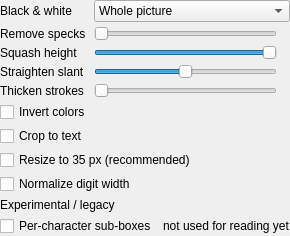
                    <widget class="QFrame" name="frame_imageCleanup">
                     <property name="frameShape">
                      <enum>QFrame::NoFrame</enum>
                     </property>
                     <layout class="QFormLayout" name="formLayout_imageCleanup">
                      <property name="rowWrapPolicy">
                       <enum>QFormLayout::WrapLongRows</enum>
                      </property>
                      <property name="fieldGrowthPolicy">
                       <enum>QFormLayout::AllNonFixedFieldsGrow</enum>
                      </property>
                      <property name="horizontalSpacing">
                       <number>8</number>
                      </property>
                      <property name="verticalSpacing">
                       <number>4</number>
                      </property>
                      <property name="leftMargin">
                       <number>0</number>
                      </property>
                      <property name="topMargin">
                       <number>0</number>
                      </property>
                      <property name="rightMargin">
                       <number>0</number>
                      </property>
                      <property name="bottomMargin">
                       <number>0</number>
                      </property>
                      <item row="0" column="0">
                       <widget class="QLabel" name="label_binarizationMethod">
                        <property name="toolTip">
                         <string>How the box is turned into black and white before OCR. Formerly “Binarize”.</string>
                        </property>
                        <property name="text">
                         <string>Black &amp; white</string>
                        </property>
                       </widget>
                      </item>
                      <item row="0" column="1">
                       <widget class="QComboBox" name="comboBox_binarizationMethod">
                        <property name="accessibleName">
                         <string>Black and white</string>
                        </property>
                        <property name="toolTip">
                         <string>How the box is turned into black and white before OCR. Whole picture: one threshold for the whole picture. None: the grayscale image. This box: a threshold for this box only. Adaptive: a threshold that varies across the box, for uneven lighting.</string>
                        </property>
                        <item>
                         <property name="text">
                          <string>Whole picture</string>
                         </property>
                        </item>
                        <item>
                         <property name="text">
                          <string>None</string>
                         </property>
                        </item>
                        <item>
                         <property name="text">
                          <string>This box</string>
                         </property>
                        </item>
                        <item>
                         <property name="text">
                          <string>Adaptive</string>
                         </property>
                        </item>
                       </widget>
                      </item>
                      <item row="1" column="0">
                       <widget class="QLabel" name="label_4">
                        <property name="toolTip">
                         <string>Remove specks smaller than a share of the box area (0 = off). Formerly “Cleanup”.</string>
                        </property>
                        <property name="text">
                         <string>Remove specks</string>
                        </property>
                       </widget>
                      </item>
                      <item row="1" column="1">
                       <layout class="QHBoxLayout" name="horizontalLayout_cleanup">
                        <property name="spacing">
                         <number>6</number>
                        </property>
                        <item>
                         <widget class="QSlider" name="horizontalSlider_cleanup">
                          <property name="accessibleName">
                           <string>Remove specks</string>
                          </property>
                          <property name="toolTip">
                           <string>Remove specks smaller than a share of the box area (0 = off). Too high a value erases thin digits such as 1.</string>
                          </property>
                          <property name="orientation">
                           <enum>Qt::Horizontal</enum>
                          </property>
                         </widget>
                        </item>
                        <item>
                         <widget class="QLabel" name="label_cleanupValue">
                          <property name="alignment">
                           <set>Qt::AlignRight|Qt::AlignTrailing|Qt::AlignVCenter</set>
                          </property>
                         </widget>
                        </item>
                       </layout>
                      </item>
                      <item row="2" column="0">
                       <widget class="QLabel" name="label_15">
                        <property name="toolTip">
                         <string>Squash the box vertically (100 % = unchanged). Formerly “V.Scale”.</string>
                        </property>
                        <property name="text">
                         <string>Squash height</string>
                        </property>
                       </widget>
                      </item>
                      <item row="2" column="1">
                       <layout class="QHBoxLayout" name="horizontalLayout_vscale">
                        <property name="spacing">
                         <number>6</number>
                        </property>
                        <item>
                         <widget class="QSlider" name="horizontalSlider_vscale">
                          <property name="accessibleName">
                           <string>Squash height</string>
                          </property>
                          <property name="toolTip">
                           <string>Squash the box vertically (100 % = unchanged), for very tall, narrow fonts</string>
                          </property>
                          <property name="minimum">
                           <number>1</number>
                          </property>
                          <property name="maximum">
                           <number>10</number>
                          </property>
                          <property name="pageStep">
                           <number>5</number>
                          </property>
                          <property name="value">
                           <number>10</number>
                          </property>
                          <property name="orientation">
                           <enum>Qt::Horizontal</enum>
                          </property>
                         </widget>
                        </item>
                        <item>
                         <widget class="QLabel" name="label_vscaleValue">
                          <property name="alignment">
                           <set>Qt::AlignRight|Qt::AlignTrailing|Qt::AlignVCenter</set>
                          </property>
                         </widget>
                        </item>
                       </layout>
                      </item>
                      <item row="3" column="0">
                       <widget class="QLabel" name="label_14">
                        <property name="toolTip">
                         <string>Shear the image to straighten slanted digits (0 = off). Formerly “Skew”.</string>
                        </property>
                        <property name="text">
                         <string>Straighten slant</string>
                        </property>
                       </widget>
                      </item>
                      <item row="3" column="1">
                       <layout class="QHBoxLayout" name="horizontalLayout_skew">
                        <property name="spacing">
                         <number>6</number>
                        </property>
                        <item>
                         <widget class="QSlider" name="horizontalSlider_skew">
                          <property name="accessibleName">
                           <string>Straighten slant</string>
                          </property>
                          <property name="toolTip">
                           <string>Shear the image horizontally to straighten slanted (italic) digits (0 = off)</string>
                          </property>
                          <property name="minimum">
                           <number>-10</number>
                          </property>
                          <property name="maximum">
                           <number>10</number>
                          </property>
                          <property name="orientation">
                           <enum>Qt::Horizontal</enum>
                          </property>
                         </widget>
                        </item>
                        <item>
                         <widget class="QLabel" name="label_skewValue">
                          <property name="alignment">
                           <set>Qt::AlignRight|Qt::AlignTrailing|Qt::AlignVCenter</set>
                          </property>
                         </widget>
                        </item>
                       </layout>
                      </item>
                      <item row="4" column="0">
                       <widget class="QLabel" name="label_9">
                        <property name="toolTip">
                         <string>Thicken the bright strokes (0 = off). Formerly “Dilate”.</string>
                        </property>
                        <property name="text">
                         <string>Thicken strokes</string>
                        </property>
                       </widget>
                      </item>
                      <item row="4" column="1">
                       <layout class="QHBoxLayout" name="horizontalLayout_dilate">
                        <property name="spacing">
                         <number>6</number>
                        </property>
                        <item>
                         <widget class="QSlider" name="horizontalSlider_dilate">
                          <property name="accessibleName">
                           <string>Thicken strokes</string>
                          </property>
                          <property name="toolTip">
                           <string>Thicken the bright strokes by this many passes (0 = off). Raise it when the segments of 7-segment digits don't touch; lower it when digits merge.</string>
                          </property>
                          <property name="maximum">
                           <number>5</number>
                          </property>
                          <property name="pageStep">
                           <number>1</number>
                          </property>
                          <property name="orientation">
                           <enum>Qt::Horizontal</enum>
                          </property>
                         </widget>
                        </item>
                        <item>
                         <widget class="QLabel" name="label_dilateValue">
                          <property name="alignment">
                           <set>Qt::AlignRight|Qt::AlignTrailing|Qt::AlignVCenter</set>
                          </property>
                         </widget>
                        </item>
                       </layout>
                      </item>
                      <item row="5" column="0" colspan="2">
                       <widget class="QCheckBox" name="checkBox_invertPatch">
                        <property name="toolTip">
                         <string>Swap black and white before OCR, for dark digits on a light background. Formerly “Invert Input”.</string>
                        </property>
                        <property name="text">
                         <string>Invert colors</string>
                        </property>
                       </widget>
                      </item>
                      <item row="6" column="0" colspan="2">
                       <widget class="QCheckBox" name="checkBox_autocrop">
                        <property name="toolTip">
                         <string>Crop the box to the area with bright pixels, plus a margin, before OCR. Formerly “Auto Crop”.</string>
                        </property>
                        <property name="text">
                         <string>Crop to text</string>
                        </property>
                       </widget>
                      </item>
                      <item row="7" column="0" colspan="2">
                       <widget class="QCheckBox" name="checkBox_rescalePatch">
                        <property name="toolTip">
                         <string>Scale the image to 35 pixels high, a favorable size for OCR. Formerly “Rescale Input”.</string>
                        </property>
                        <property name="text">
                         <string>Resize to 35 px (recommended)</string>
                        </property>
                       </widget>
                      </item>
                      <item row="8" column="0" colspan="2">
                       <widget class="QCheckBox" name="checkBox_normWHRatio">
                        <property name="toolTip">
                         <string>Scale to a favorable 1:2 width-to-height ratio. Formerly “Normalize W-H Ratio”.</string>
                        </property>
                        <property name="text">
                         <string>Normalize digit width</string>
                        </property>
                       </widget>
                      </item>
                      <item row="9" column="0" colspan="2">
                       <widget class="QLabel" name="label_legacy">
                        <property name="text">
                         <string>Experimental / legacy</string>
                        </property>
                        <property name="hint" stdset="0">
                         <bool>true</bool>
                        </property>
                       </widget>
                      </item>
                      <item row="10" column="0" colspan="2">
                       <layout class="QHBoxLayout" name="horizontalLayout_compositeBox">
                        <property name="spacing">
                         <number>6</number>
                        </property>
                        <item>
                         <widget class="QCheckBox" name="checkBox_compositeBox">
                          <property name="toolTip">
                           <string>Experimental: draw one sub-box per character with the green + in the box. Recognition still reads the whole box. Formerly “Composite (Per-Character)”.</string>
                          </property>
                          <property name="text">
                           <string>Per-character sub-boxes</string>
                          </property>
                         </widget>
                        </item>
                        <item>
                         <widget class="QLabel" name="label_compositeBoxHint">
                          <property name="text">
                           <string>not used for reading yet</string>
                          </property>
                          <property name="wordWrap">
                           <bool>true</bool>
                          </property>
                          <property name="sizePolicy">
                           <sizepolicy hsizetype="Expanding" vsizetype="Preferred">
                            <horstretch>0</horstretch>
                            <verstretch>0</verstretch>
                           </sizepolicy>
                          </property>
                          <property name="hint" stdset="0">
                           <bool>true</bool>
                          </property>
                         </widget>
                        </item>
                       </layout>
                      </item>
                     </layout>
                    </widget>
